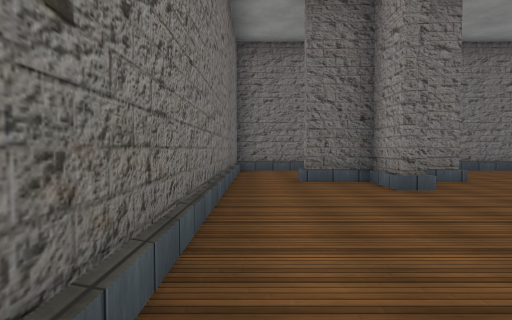
[1] (above)

24 first-person views from a walk through a 3-D level made in the Unity game engine. The camera is 1.3 m above the floor, tilts 2° down and sees 75° across. The floor is counted in squares, 2 m on a side. Each view is taken from the middle of a square. On the plan, view 1 faces up. The plan holds only what a view shows up to about 10 squares ahead; the rest is blank. The place goes on beyond the plan. The player character is not drawn. Some surface patterns are stand-ins.

[2]
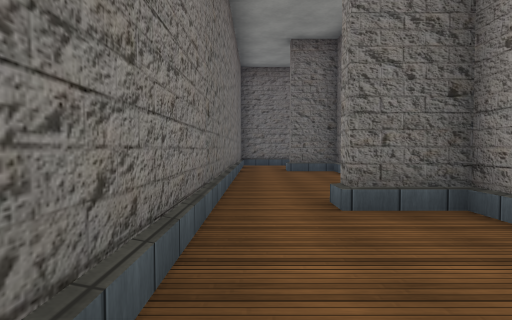

[3]
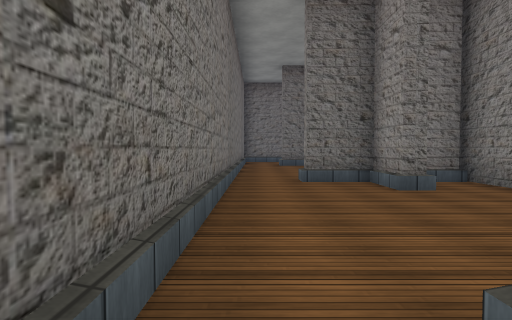

[4]
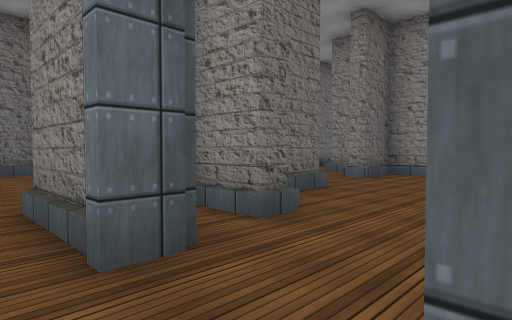

[5]
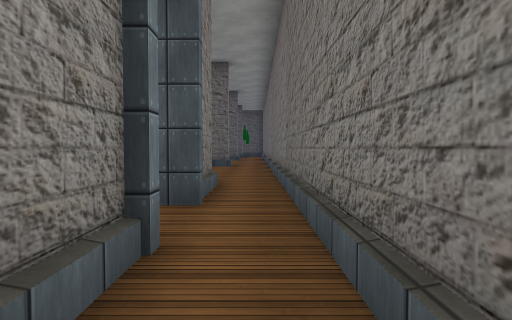

[6]
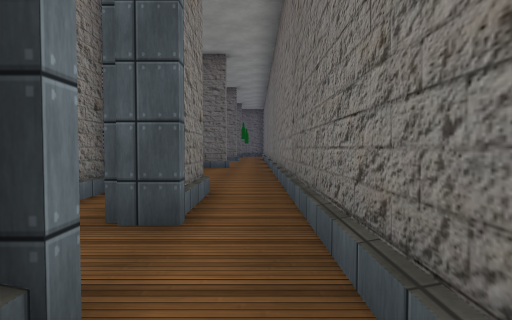

[7]
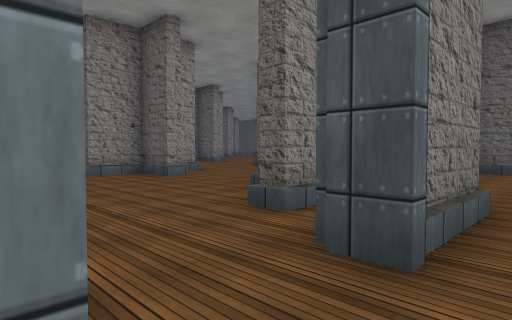

[8]
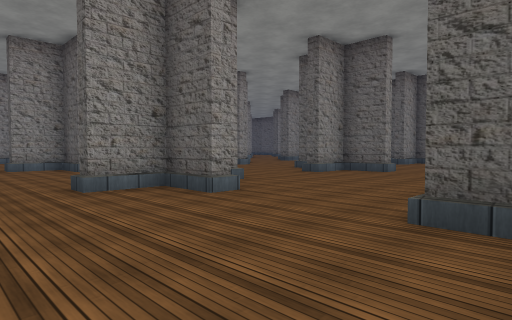

[9]
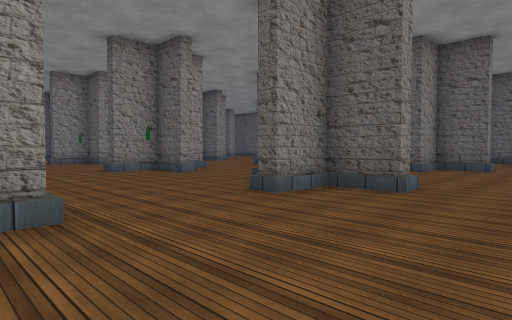

[10]
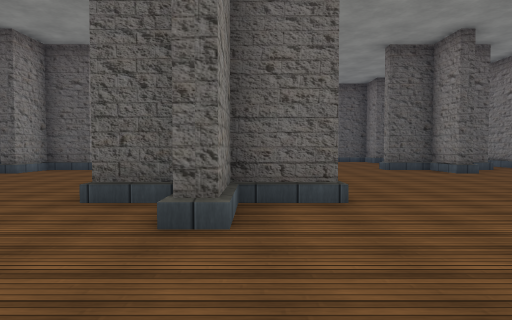

[11]
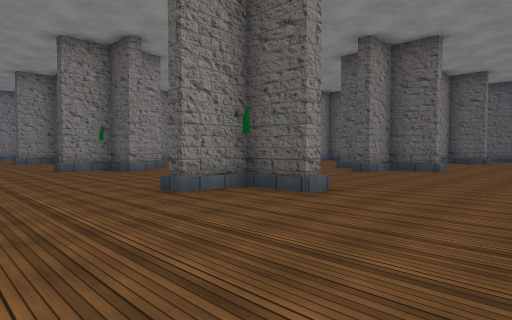

[12]
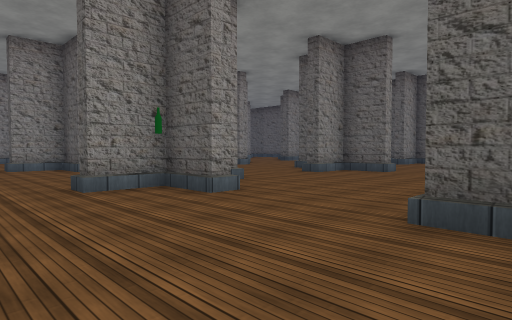

[13]
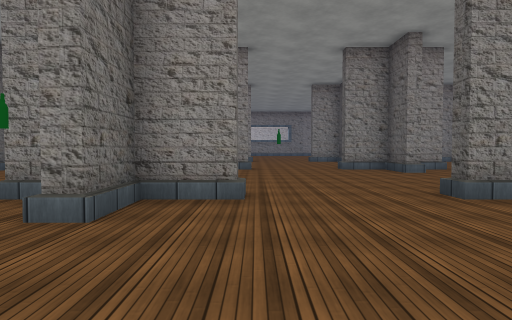

[14]
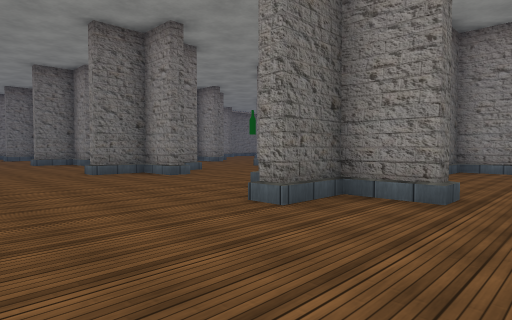

[15]
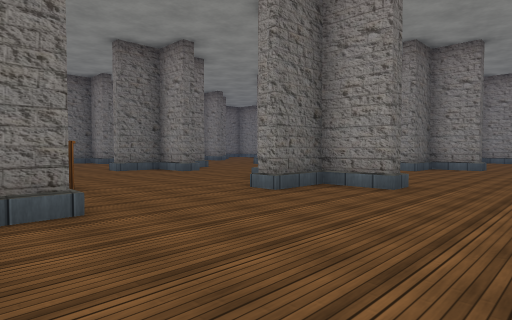

[16]
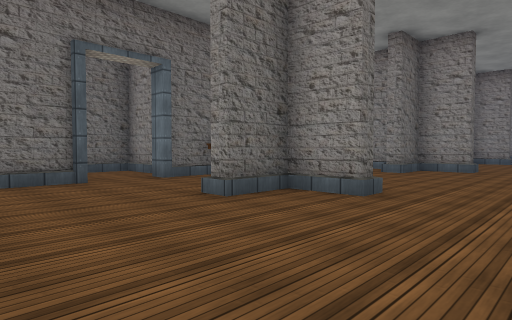

[17]
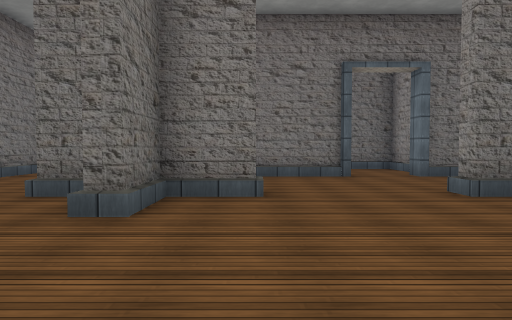

[18]
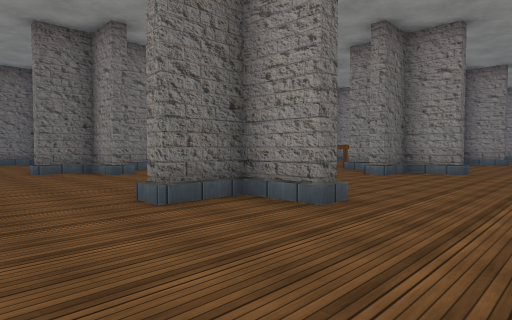

[19]
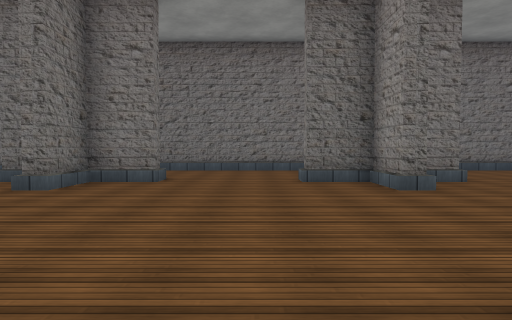

[20]
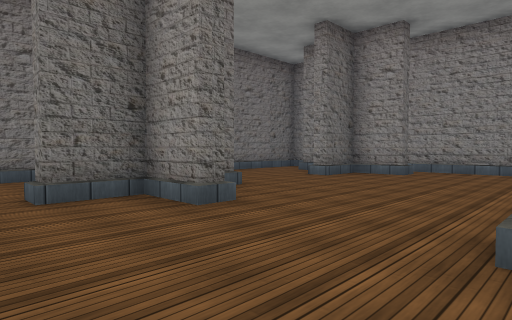

[21]
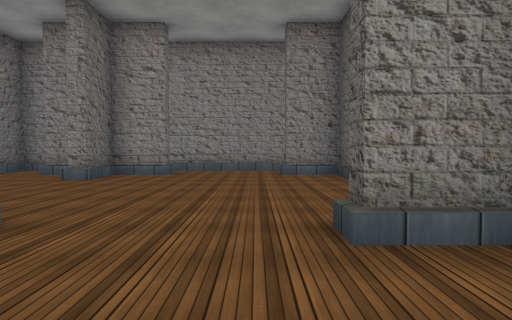

[22]
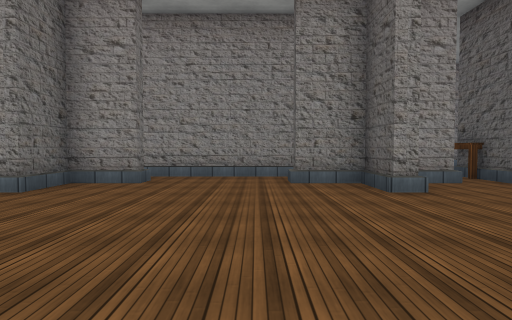

[23]
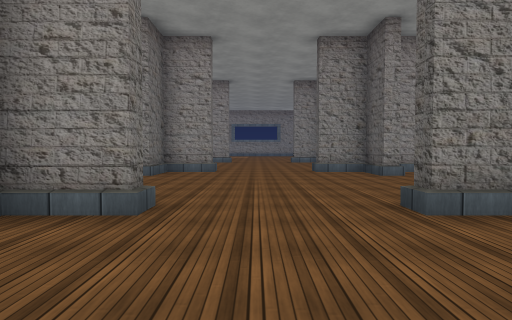

[24]
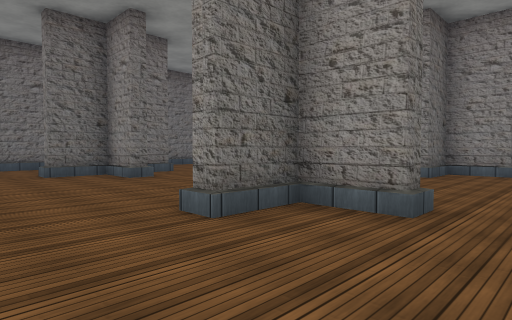

### Floor plan
Key: @ floor where view 1 was taken; # wall or solid block; x gap in a wall; . main floor; : floor 0.5 m higher than the main floor; / step, stairs or slope; T table.
Columns run from 1 left of view 1 to 26 right of it. Each row starts with its distance up from view 1.
 10 ##########   #####  #
  9 #..  ....    ....#  .
  8 #..  ....   ....## ..
  7 #.###:..###:..###  .###:
  6 #...#.....#.....## ...#.
  5 #................# .....
  4 #................# ....
  3 #................# ....
  2 #... .....#.....##....
  1 #.####..###:..### ..###   ##
  0 #@..## ...# ....# ....#.....
 -1 #....# ....   ... ..........
 -2 #....#.....###.##T..........
 -3 #.... ..........TT..........
 -4 #...  /...#.....x.....#.....
 -5 #.####/.###:..###:..###:..##
 -6 #.#/#//...#.....#.....#.....
 -7 #.#//.......................
 -8 #..........................
 -9 #.#....................
-10 #.#.#.....#.....#.....#
-11 #.###:..###  .###:..###    #
-12 #..  .....#      .....# ....
-13 #..   .......... ...........
-14 #..   ......................
-15 # ..  ......................
-16 #...  ....#.....#.....#.....
-17   ##  ..###:..###:..### ..##
-18      ....  ....  .....#  ...
-19     .....   ....  .....
-20    .......  ..... .....
-21    .......  ..... .....
-22   ..#.....# ....#  ...#
-23   ####. ### ..###  .###

Positions as (right, up) in squares from view 1, and headings:
1: (0, 0), facing up
2: (0, -3), facing up
3: (0, -6), facing up
4: (0, -9), facing up-right
5: (0, -5), facing down
6: (0, -6), facing down
7: (0, -7), facing down-right
8: (3, -8), facing down-right
9: (5, -12), facing down-right
10: (8, -13), facing down
11: (10, -13), facing down-right
12: (15, -14), facing down-right
13: (16, -13), facing right
14: (16, -14), facing up-right
15: (15, -9), facing up-right
16: (10, -9), facing up-right
17: (10, -10), facing up
18: (5, -9), facing up-right
19: (6, 0), facing up
20: (6, 2), facing up-right
21: (6, 3), facing right
22: (8, 3), facing right
23: (17, -2), facing right
24: (17, -2), facing up-right
